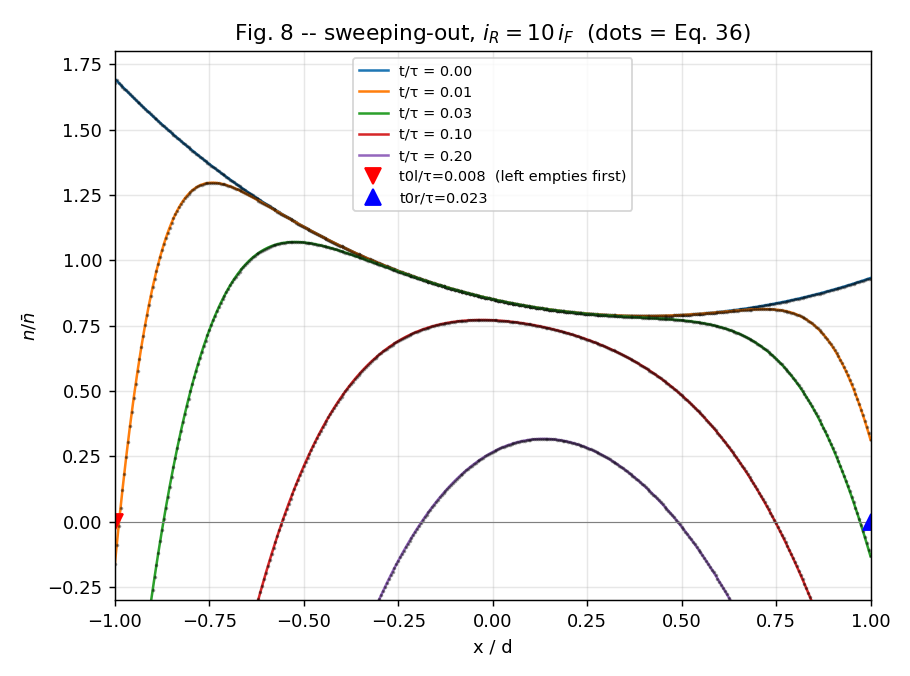

This chart was generated by the following Python code:
"""
fig8_sweepout.py -- reproduce Fig. 8 of Benda & Spenke 1967.

iR = 10 iF : a strong reverse (sweeping-out) current.  Now recombination is
negligible next to the fast withdrawal of carriers.  The border gradients flip
sign at t=0 (holes pulled left, electrons pulled right), so the concentration
is scooped out from BOTH edges.  The left border (p-side) empties first because
mu_n = 3 mu_p makes its gradient steeper: n(-d,t) reaches 0 at t = t0l before
n(+d,t) reaches 0 at t = t0r.  Where the quasi-neutral solution would go
negative, a space-charge zone forms -- that instant is the storage time.

Curves at t/tau = 0, 0.01, 0.03, 0.10, 0.20 (as in Fig. 8).
Solid = numerical PDE; dots = closed-form Eq. (36).  Markers = storage points.
"""
import os
import numpy as np
import matplotlib
matplotlib.use("Agg")
import matplotlib.pyplot as plt
from benda_spenke_model import Device, solve_transient, n_analytic, storage_times

HERE = os.path.dirname(__file__)
TIMES = [0.0, 0.01, 0.03, 0.10, 0.20]


def main():
    dev = Device(d_over_L=1.0)
    iR = 10.0 * dev.iF
    x, t, N = solve_transient(dev, iR=iR, t_end=0.25 * dev.tau, nt=8000)

    fig, ax = plt.subplots(figsize=(7, 5.2))
    for tf in TIMES:
        k = int(round(tf * dev.tau / (t[1] - t[0])))
        k = min(k, len(t) - 1)
        prof = N[k] / dev.nbar
        ax.plot(x / dev.d, prof, lw=1.4, label=f"t/τ = {tf:.2f}")
        na = n_analytic(dev, x, tf * dev.tau, iR=iR) / dev.nbar
        ax.plot(x / dev.d, na, "k.", ms=2, alpha=0.35)

    # storage times
    t0l, t0r = storage_times(dev, iR, method="analytic")
    ax.axhline(0, color="gray", lw=0.6)
    ax.plot([-1], [0], "rv", ms=9, label=f"t0l/τ={t0l/dev.tau:.3f}  (left empties first)")
    ax.plot([+1], [0], "b^", ms=9, label=f"t0r/τ={t0r/dev.tau:.3f}")

    ax.set_xlabel("x / d")
    ax.set_ylabel(r"$n / \bar n$")
    ax.set_title(r"Fig. 8 -- sweeping-out, $i_R=10\,i_F$  (dots = Eq. 36)")
    ax.grid(alpha=0.3)
    ax.set_xlim(-1, 1)
    ax.set_ylim(-0.3, 1.8)
    ax.legend(fontsize=8, loc="upper center")
    out = os.path.join(HERE, "fig8_sweepout.png")
    fig.tight_layout()
    fig.savefig(out, dpi=130)
    print("wrote", out)
    print(f"storage: t0l/tau={t0l/dev.tau:.4f}  t0r/tau={t0r/dev.tau:.4f}")


if __name__ == "__main__":
    main()
